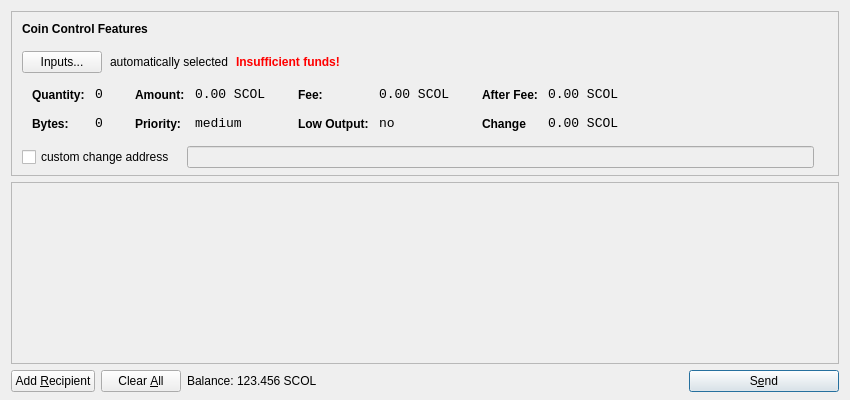
<?xml version="1.0" encoding="UTF-8"?>
<ui version="4.0">
 <class>SendCoinsDialog</class>
 <widget class="QDialog" name="SendCoinsDialog">
  <property name="geometry">
   <rect>
    <x>0</x>
    <y>0</y>
    <width>850</width>
    <height>400</height>
   </rect>
  </property>
  <property name="windowTitle">
   <string>Send Coins</string>
  </property>
  <layout class="QVBoxLayout" name="verticalLayout" stretch="0,1,0">
   <property name="bottomMargin">
    <number>8</number>
   </property>
   <item>
    <widget class="QFrame" name="frameCoinControl">
     <property name="sizePolicy">
      <sizepolicy hsizetype="Expanding" vsizetype="Expanding">
       <horstretch>0</horstretch>
       <verstretch>0</verstretch>
      </sizepolicy>
     </property>
     <property name="maximumSize">
      <size>
       <width>16777215</width>
       <height>16777215</height>
      </size>
     </property>
     <property name="frameShape">
      <enum>QFrame::StyledPanel</enum>
     </property>
     <property name="frameShadow">
      <enum>QFrame::Sunken</enum>
     </property>
     <layout class="QVBoxLayout" name="verticalLayoutCoinControl2">
      <property name="spacing">
       <number>-1</number>
      </property>
      <property name="leftMargin">
       <number>0</number>
      </property>
      <property name="topMargin">
       <number>0</number>
      </property>
      <property name="rightMargin">
       <number>0</number>
      </property>
      <property name="bottomMargin">
       <number>6</number>
      </property>
      <item>
       <layout class="QVBoxLayout" name="verticalLayoutCoinControl" stretch="0,0,0,0,1">
        <property name="spacing">
         <number>0</number>
        </property>
        <property name="leftMargin">
         <number>10</number>
        </property>
        <property name="topMargin">
         <number>10</number>
        </property>
        <item>
         <layout class="QHBoxLayout" name="horizontalLayoutCoinControl1">
          <property name="bottomMargin">
           <number>15</number>
          </property>
          <item>
           <widget class="QLabel" name="labelCoinControlFeatures">
            <property name="sizePolicy">
             <sizepolicy hsizetype="Preferred" vsizetype="Maximum">
              <horstretch>0</horstretch>
              <verstretch>0</verstretch>
             </sizepolicy>
            </property>
            <property name="font">
             <font>
              <weight>75</weight>
              <bold>true</bold>
             </font>
            </property>
            <property name="styleSheet">
             <string notr="true">font-weight:bold;</string>
            </property>
            <property name="text">
             <string>Coin Control Features</string>
            </property>
           </widget>
          </item>
         </layout>
        </item>
        <item>
         <layout class="QHBoxLayout" name="horizontalLayoutCoinControl2" stretch="0,0,0,0">
          <property name="spacing">
           <number>8</number>
          </property>
          <property name="bottomMargin">
           <number>10</number>
          </property>
          <item>
           <widget class="QPushButton" name="pushButtonCoinControl">
            <property name="styleSheet">
             <string notr="true"/>
            </property>
            <property name="text">
             <string>Inputs...</string>
            </property>
           </widget>
          </item>
          <item>
           <widget class="QLabel" name="labelCoinControlAutomaticallySelected">
            <property name="text">
             <string>automatically selected</string>
            </property>
            <property name="margin">
             <number>5</number>
            </property>
           </widget>
          </item>
          <item>
           <widget class="QLabel" name="labelCoinControlInsuffFunds">
            <property name="font">
             <font>
              <weight>75</weight>
              <bold>true</bold>
             </font>
            </property>
            <property name="styleSheet">
             <string notr="true">color:red;font-weight:bold;</string>
            </property>
            <property name="text">
             <string>Insufficient funds!</string>
            </property>
            <property name="margin">
             <number>5</number>
            </property>
           </widget>
          </item>
          <item>
           <spacer name="horizontalSpacerCoinControl">
            <property name="orientation">
             <enum>Qt::Horizontal</enum>
            </property>
            <property name="sizeHint" stdset="0">
             <size>
              <width>40</width>
              <height>1</height>
             </size>
            </property>
           </spacer>
          </item>
         </layout>
        </item>
        <item>
         <widget class="QWidget" name="widgetCoinControl" native="true">
          <property name="sizePolicy">
           <sizepolicy hsizetype="Preferred" vsizetype="Preferred">
            <horstretch>0</horstretch>
            <verstretch>0</verstretch>
           </sizepolicy>
          </property>
          <property name="minimumSize">
           <size>
            <width>0</width>
            <height>0</height>
           </size>
          </property>
          <property name="styleSheet">
           <string notr="true"/>
          </property>
          <layout class="QHBoxLayout" name="horizontalLayoutCoinControl5">
           <property name="margin">
            <number>0</number>
           </property>
           <item>
            <layout class="QHBoxLayout" name="horizontalLayoutCoinControl3" stretch="0,0,0,1">
             <property name="spacing">
              <number>20</number>
             </property>
             <property name="topMargin">
              <number>0</number>
             </property>
             <property name="bottomMargin">
              <number>10</number>
             </property>
             <item>
              <layout class="QFormLayout" name="formLayoutCoinControl1">
               <property name="horizontalSpacing">
                <number>10</number>
               </property>
               <property name="verticalSpacing">
                <number>14</number>
               </property>
               <property name="leftMargin">
                <number>10</number>
               </property>
               <property name="topMargin">
                <number>4</number>
               </property>
               <property name="rightMargin">
                <number>6</number>
               </property>
               <item row="0" column="0">
                <widget class="QLabel" name="labelCoinControlQuantityText">
                 <property name="styleSheet">
                  <string notr="true">font-weight:bold;</string>
                 </property>
                 <property name="text">
                  <string>Quantity:</string>
                 </property>
                 <property name="margin">
                  <number>0</number>
                 </property>
                </widget>
               </item>
               <item row="0" column="1">
                <widget class="QLabel" name="labelCoinControlQuantity">
                 <property name="font">
                  <font>
                   <family>Monospace</family>
                   <pointsize>10</pointsize>
                  </font>
                 </property>
                 <property name="cursor">
                  <cursorShape>IBeamCursor</cursorShape>
                 </property>
                 <property name="contextMenuPolicy">
                  <enum>Qt::ActionsContextMenu</enum>
                 </property>
                 <property name="text">
                  <string>0</string>
                 </property>
                 <property name="margin">
                  <number>0</number>
                 </property>
                 <property name="textInteractionFlags">
                  <set>Qt::LinksAccessibleByMouse|Qt::TextSelectableByKeyboard|Qt::TextSelectableByMouse</set>
                 </property>
                </widget>
               </item>
               <item row="1" column="0">
                <widget class="QLabel" name="labelCoinControlBytesText">
                 <property name="styleSheet">
                  <string notr="true">font-weight:bold;</string>
                 </property>
                 <property name="text">
                  <string>Bytes:</string>
                 </property>
                </widget>
               </item>
               <item row="1" column="1">
                <widget class="QLabel" name="labelCoinControlBytes">
                 <property name="font">
                  <font>
                   <family>Monospace</family>
                   <pointsize>10</pointsize>
                  </font>
                 </property>
                 <property name="cursor">
                  <cursorShape>IBeamCursor</cursorShape>
                 </property>
                 <property name="contextMenuPolicy">
                  <enum>Qt::ActionsContextMenu</enum>
                 </property>
                 <property name="text">
                  <string>0</string>
                 </property>
                 <property name="textInteractionFlags">
                  <set>Qt::LinksAccessibleByMouse|Qt::TextSelectableByKeyboard|Qt::TextSelectableByMouse</set>
                 </property>
                </widget>
               </item>
              </layout>
             </item>
             <item>
              <layout class="QFormLayout" name="formLayoutCoinControl2">
               <property name="horizontalSpacing">
                <number>10</number>
               </property>
               <property name="verticalSpacing">
                <number>14</number>
               </property>
               <property name="leftMargin">
                <number>6</number>
               </property>
               <property name="topMargin">
                <number>4</number>
               </property>
               <property name="rightMargin">
                <number>6</number>
               </property>
               <item row="0" column="0">
                <widget class="QLabel" name="labelCoinControlAmountText">
                 <property name="styleSheet">
                  <string notr="true">font-weight:bold;</string>
                 </property>
                 <property name="text">
                  <string>Amount:</string>
                 </property>
                 <property name="margin">
                  <number>0</number>
                 </property>
                </widget>
               </item>
               <item row="0" column="1">
                <widget class="QLabel" name="labelCoinControlAmount">
                 <property name="font">
                  <font>
                   <family>Monospace</family>
                   <pointsize>10</pointsize>
                  </font>
                 </property>
                 <property name="cursor">
                  <cursorShape>IBeamCursor</cursorShape>
                 </property>
                 <property name="contextMenuPolicy">
                  <enum>Qt::ActionsContextMenu</enum>
                 </property>
                 <property name="text">
                  <string>0.00 SCOL</string>
                 </property>
                 <property name="textInteractionFlags">
                  <set>Qt::LinksAccessibleByMouse|Qt::TextSelectableByKeyboard|Qt::TextSelectableByMouse</set>
                 </property>
                </widget>
               </item>
               <item row="1" column="0">
                <widget class="QLabel" name="labelCoinControlPriorityText">
                 <property name="styleSheet">
                  <string notr="true">font-weight:bold;</string>
                 </property>
                 <property name="text">
                  <string>Priority:</string>
                 </property>
                </widget>
               </item>
               <item row="1" column="1">
                <widget class="QLabel" name="labelCoinControlPriority">
                 <property name="font">
                  <font>
                   <family>Monospace</family>
                   <pointsize>10</pointsize>
                  </font>
                 </property>
                 <property name="cursor">
                  <cursorShape>IBeamCursor</cursorShape>
                 </property>
                 <property name="contextMenuPolicy">
                  <enum>Qt::ActionsContextMenu</enum>
                 </property>
                 <property name="text">
                  <string>medium</string>
                 </property>
                 <property name="textInteractionFlags">
                  <set>Qt::LinksAccessibleByMouse|Qt::TextSelectableByKeyboard|Qt::TextSelectableByMouse</set>
                 </property>
                </widget>
               </item>
              </layout>
             </item>
             <item>
              <layout class="QFormLayout" name="formLayoutCoinControl3">
               <property name="horizontalSpacing">
                <number>10</number>
               </property>
               <property name="verticalSpacing">
                <number>14</number>
               </property>
               <property name="leftMargin">
                <number>6</number>
               </property>
               <property name="topMargin">
                <number>4</number>
               </property>
               <property name="rightMargin">
                <number>6</number>
               </property>
               <item row="0" column="0">
                <widget class="QLabel" name="labelCoinControlFeeText">
                 <property name="styleSheet">
                  <string notr="true">font-weight:bold;</string>
                 </property>
                 <property name="text">
                  <string>Fee:</string>
                 </property>
                 <property name="margin">
                  <number>0</number>
                 </property>
                </widget>
               </item>
               <item row="0" column="1">
                <widget class="QLabel" name="labelCoinControlFee">
                 <property name="font">
                  <font>
                   <family>Monospace</family>
                   <pointsize>10</pointsize>
                  </font>
                 </property>
                 <property name="cursor">
                  <cursorShape>IBeamCursor</cursorShape>
                 </property>
                 <property name="contextMenuPolicy">
                  <enum>Qt::ActionsContextMenu</enum>
                 </property>
                 <property name="text">
                  <string>0.00 SCOL</string>
                 </property>
                 <property name="textInteractionFlags">
                  <set>Qt::LinksAccessibleByMouse|Qt::TextSelectableByKeyboard|Qt::TextSelectableByMouse</set>
                 </property>
                </widget>
               </item>
               <item row="1" column="0">
                <widget class="QLabel" name="labelCoinControlLowOutputText">
                 <property name="styleSheet">
                  <string notr="true">font-weight:bold;</string>
                 </property>
                 <property name="text">
                  <string>Low Output:</string>
                 </property>
                </widget>
               </item>
               <item row="1" column="1">
                <widget class="QLabel" name="labelCoinControlLowOutput">
                 <property name="font">
                  <font>
                   <family>Monospace</family>
                   <pointsize>10</pointsize>
                  </font>
                 </property>
                 <property name="cursor">
                  <cursorShape>IBeamCursor</cursorShape>
                 </property>
                 <property name="contextMenuPolicy">
                  <enum>Qt::ActionsContextMenu</enum>
                 </property>
                 <property name="text">
                  <string>no</string>
                 </property>
                 <property name="textInteractionFlags">
                  <set>Qt::LinksAccessibleByMouse|Qt::TextSelectableByKeyboard|Qt::TextSelectableByMouse</set>
                 </property>
                </widget>
               </item>
              </layout>
             </item>
             <item>
              <layout class="QFormLayout" name="formLayoutCoinControl4">
               <property name="horizontalSpacing">
                <number>10</number>
               </property>
               <property name="verticalSpacing">
                <number>14</number>
               </property>
               <property name="leftMargin">
                <number>6</number>
               </property>
               <property name="topMargin">
                <number>4</number>
               </property>
               <property name="rightMargin">
                <number>6</number>
               </property>
               <item row="0" column="0">
                <widget class="QLabel" name="labelCoinControlAfterFeeText">
                 <property name="styleSheet">
                  <string notr="true">font-weight:bold;</string>
                 </property>
                 <property name="text">
                  <string>After Fee:</string>
                 </property>
                 <property name="margin">
                  <number>0</number>
                 </property>
                </widget>
               </item>
               <item row="0" column="1">
                <widget class="QLabel" name="labelCoinControlAfterFee">
                 <property name="font">
                  <font>
                   <family>Monospace</family>
                   <pointsize>10</pointsize>
                  </font>
                 </property>
                 <property name="cursor">
                  <cursorShape>IBeamCursor</cursorShape>
                 </property>
                 <property name="contextMenuPolicy">
                  <enum>Qt::ActionsContextMenu</enum>
                 </property>
                 <property name="text">
                  <string>0.00 SCOL</string>
                 </property>
                 <property name="textInteractionFlags">
                  <set>Qt::LinksAccessibleByMouse|Qt::TextSelectableByKeyboard|Qt::TextSelectableByMouse</set>
                 </property>
                </widget>
               </item>
               <item row="1" column="0">
                <widget class="QLabel" name="labelCoinControlChangeText">
                 <property name="styleSheet">
                  <string notr="true">font-weight:bold;</string>
                 </property>
                 <property name="text">
                  <string>Change</string>
                 </property>
                </widget>
               </item>
               <item row="1" column="1">
                <widget class="QLabel" name="labelCoinControlChange">
                 <property name="font">
                  <font>
                   <family>Monospace</family>
                   <pointsize>10</pointsize>
                  </font>
                 </property>
                 <property name="cursor">
                  <cursorShape>IBeamCursor</cursorShape>
                 </property>
                 <property name="contextMenuPolicy">
                  <enum>Qt::ActionsContextMenu</enum>
                 </property>
                 <property name="text">
                  <string>0.00 SCOL</string>
                 </property>
                 <property name="textInteractionFlags">
                  <set>Qt::LinksAccessibleByMouse|Qt::TextSelectableByKeyboard|Qt::TextSelectableByMouse</set>
                 </property>
                </widget>
               </item>
              </layout>
             </item>
            </layout>
           </item>
          </layout>
         </widget>
        </item>
        <item>
         <layout class="QHBoxLayout" name="horizontalLayoutCoinControl4" stretch="0,0,0">
          <property name="spacing">
           <number>12</number>
          </property>
          <property name="sizeConstraint">
           <enum>QLayout::SetDefaultConstraint</enum>
          </property>
          <property name="topMargin">
           <number>5</number>
          </property>
          <property name="rightMargin">
           <number>5</number>
          </property>
          <item>
           <widget class="QCheckBox" name="checkBoxCoinControlChange">
            <property name="text">
             <string>custom change address</string>
            </property>
           </widget>
          </item>
          <item>
           <widget class="QLineEdit" name="lineEditCoinControlChange">
            <property name="enabled">
             <bool>false</bool>
            </property>
            <property name="sizePolicy">
             <sizepolicy hsizetype="Expanding" vsizetype="Fixed">
              <horstretch>0</horstretch>
              <verstretch>0</verstretch>
             </sizepolicy>
            </property>
           </widget>
          </item>
          <item>
           <widget class="QLabel" name="labelCoinControlChangeLabel">
            <property name="sizePolicy">
             <sizepolicy hsizetype="Preferred" vsizetype="Expanding">
              <horstretch>0</horstretch>
              <verstretch>0</verstretch>
             </sizepolicy>
            </property>
            <property name="minimumSize">
             <size>
              <width>0</width>
              <height>0</height>
             </size>
            </property>
            <property name="text">
             <string/>
            </property>
            <property name="margin">
             <number>3</number>
            </property>
           </widget>
          </item>
         </layout>
        </item>
        <item>
         <spacer name="verticalSpacerCoinControl">
          <property name="orientation">
           <enum>Qt::Vertical</enum>
          </property>
          <property name="sizeHint" stdset="0">
           <size>
            <width>800</width>
            <height>1</height>
           </size>
          </property>
         </spacer>
        </item>
       </layout>
      </item>
     </layout>
    </widget>
   </item>
   <item>
    <widget class="QScrollArea" name="scrollArea">
     <property name="widgetResizable">
      <bool>true</bool>
     </property>
     <widget class="QWidget" name="scrollAreaWidgetContents">
      <property name="geometry">
       <rect>
        <x>0</x>
        <y>0</y>
        <width>830</width>
        <height>165</height>
       </rect>
      </property>
      <layout class="QVBoxLayout" name="verticalLayout_2">
       <property name="margin">
        <number>0</number>
       </property>
       <item>
        <layout class="QVBoxLayout" name="entries">
         <property name="spacing">
          <number>6</number>
         </property>
        </layout>
       </item>
       <item>
        <spacer name="verticalSpacer">
         <property name="orientation">
          <enum>Qt::Vertical</enum>
         </property>
         <property name="sizeHint" stdset="0">
          <size>
           <width>20</width>
           <height>40</height>
          </size>
         </property>
        </spacer>
       </item>
      </layout>
     </widget>
    </widget>
   </item>
   <item>
    <layout class="QHBoxLayout" name="horizontalLayout">
     <item>
      <widget class="QPushButton" name="addButton">
       <property name="toolTip">
        <string>Send to multiple recipients at once</string>
       </property>
       <property name="text">
        <string>Add &amp;Recipient</string>
       </property>
       <property name="icon">
        <iconset resource="../bitcoin.qrc">
         <normaloff>:/icons/add</normaloff>:/icons/add</iconset>
       </property>
       <property name="autoDefault">
        <bool>false</bool>
       </property>
      </widget>
     </item>
     <item>
      <widget class="QPushButton" name="clearButton">
       <property name="sizePolicy">
        <sizepolicy hsizetype="Minimum" vsizetype="Fixed">
         <horstretch>0</horstretch>
         <verstretch>0</verstretch>
        </sizepolicy>
       </property>
       <property name="toolTip">
        <string>Remove all transaction fields</string>
       </property>
       <property name="text">
        <string>Clear &amp;All</string>
       </property>
       <property name="icon">
        <iconset resource="../bitcoin.qrc">
         <normaloff>:/icons/remove</normaloff>:/icons/remove</iconset>
       </property>
       <property name="autoRepeatDelay">
        <number>300</number>
       </property>
       <property name="autoDefault">
        <bool>false</bool>
       </property>
      </widget>
     </item>
     <item>
      <layout class="QHBoxLayout" name="horizontalLayout_2">
       <property name="spacing">
        <number>3</number>
       </property>
       <item>
        <widget class="QLabel" name="label">
         <property name="sizePolicy">
          <sizepolicy hsizetype="Preferred" vsizetype="Fixed">
           <horstretch>0</horstretch>
           <verstretch>0</verstretch>
          </sizepolicy>
         </property>
         <property name="text">
          <string>Balance:</string>
         </property>
        </widget>
       </item>
       <item>
        <widget class="QLabel" name="labelBalance">
         <property name="sizePolicy">
          <sizepolicy hsizetype="Preferred" vsizetype="Fixed">
           <horstretch>0</horstretch>
           <verstretch>0</verstretch>
          </sizepolicy>
         </property>
         <property name="cursor">
          <cursorShape>IBeamCursor</cursorShape>
         </property>
         <property name="text">
          <string>123.456 SCOL</string>
         </property>
         <property name="textInteractionFlags">
          <set>Qt::LinksAccessibleByMouse|Qt::TextSelectableByKeyboard|Qt::TextSelectableByMouse</set>
         </property>
        </widget>
       </item>
      </layout>
     </item>
     <item>
      <spacer name="horizontalSpacer">
       <property name="orientation">
        <enum>Qt::Horizontal</enum>
       </property>
       <property name="sizeHint" stdset="0">
        <size>
         <width>40</width>
         <height>20</height>
        </size>
       </property>
      </spacer>
     </item>
     <item>
      <widget class="QPushButton" name="sendButton">
       <property name="minimumSize">
        <size>
         <width>150</width>
         <height>0</height>
        </size>
       </property>
       <property name="toolTip">
        <string>Confirm the send action</string>
       </property>
       <property name="text">
        <string>S&amp;end</string>
       </property>
       <property name="icon">
        <iconset resource="../bitcoin.qrc">
         <normaloff>:/icons/send</normaloff>:/icons/send</iconset>
       </property>
       <property name="default">
        <bool>true</bool>
       </property>
      </widget>
     </item>
    </layout>
   </item>
  </layout>
 </widget>
 <resources>
  <include location="../bitcoin.qrc"/>
 </resources>
 <connections/>
</ui>
